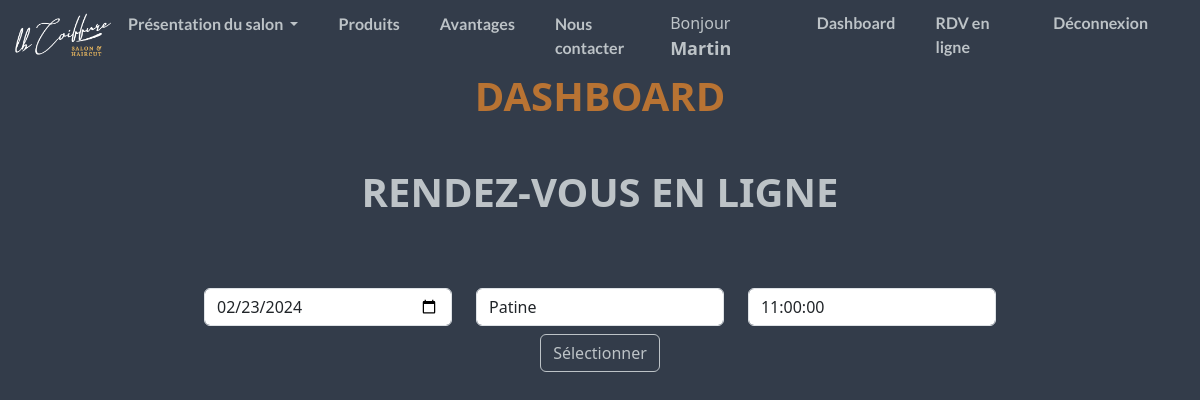
The app's page /controllers/dashboard/appointment/update-ctrl.php?id=8 (signed in) with its own data.
### tables this page shows
CREATE TABLE `appointments` (
  `id_appointment` int NOT NULL,
  `appointment_date` date DEFAULT NULL,
  `id_user` int NOT NULL,
  `id_timeslot` int NOT NULL
);

CREATE TABLE `services` (
  `id_service` int NOT NULL,
  `type` varchar(50) DEFAULT NULL,
  `picture` varchar(255) DEFAULT NULL,
  `price` decimal(5,2) DEFAULT NULL,
  `created_at` datetime DEFAULT CURRENT_TIMESTAMP,
  `updated_at` datetime DEFAULT CURRENT_TIMESTAMP
);

CREATE TABLE `timeslots` (
  `id_timeslot` int NOT NULL,
  `slot` time DEFAULT NULL
);

### controllers/dashboard/appointment/update-ctrl.php (called while the page is built, shortened)
<?php
require_once __DIR__ . '/../../../models/Appointment.php';
$id_appointment = filter_input(INPUT_GET,'id');
$updateApp = new Appointment();
$updateApp->setIdAppointment($id_appointment);
$data = $updateApp->getOneAppointment();
include __DIR__ . '/../../../views/templates/header_dashboard.php';
include __DIR__ . '/../../../views/dashboard/appointment/update.php';
include __DIR__ . '/../../../views/templates/footer_dashboard.php';

### models/Appointment.php (called while the page is built, shortened)
<?php
class Appointment
{
    private ?int $id_appointment;
    public function getIdAppointment(): int
    {
        return $this->id_appointment;
    }
    public function setIdAppointment(int $id_appointment): void
    {
        $this->id_appointment = $id_appointment;
    }
    public function getOneAppointment() {
        $pdo = Database::connect();
        $sql = 'SELECT
        -- appointments
        `appointments`.`appointment_date` AS appointment_date,
        -- timeslot
        `timeslots`.`slot` AS timeslot,
        -- service
        `services`.`type` AS service_type
        FROM
        `appointments`
        JOIN `timeslots` ON `appointments`.`id_timeslot` = `timeslots`.`id_timeslot`
        JOIN  `appointments_services` ON `appointments_services`.`id_appointment` = `appointments`.`id_appointment`
        JOIN  `services` ON `appointments_services`.`id_service` = `services`.`id_service`
        WHERE `appointments`.`id_appointment` = :id_appointment;';
        $sth = $pdo->prepare($sql);
        $sth->bindValue(':id_appointment', $this->getIdAppointment());
        $sth->execute();
        $appointments = $sth->fetch(PDO::FETCH_OBJ);
        return $appointments;
    }
}

### views/dashboard/appointment/update.php (the view, shortened to what this page needs)
<h1 class="font-title text-center fw-bold mt-5">RENDEZ-VOUS EN LIGNE</h1>
<div class="row pt-3 mb-5">
    <div class="col-lg-8 offset-lg-2 col-12 pt-5">
        <form method="POST" id="formUser">
            <div class="form-group">
                <div class="row">
                    <div class="col-md-4">
                        <input type="date" name="appointment_date" id="appointment_date" class="form-control" value="<?= $data->appointment_date ?>">
                    </div>
                    <div class="col-md-4">
                        <select name="service" id="service" class="form-control">
                            <option value="<?= $data->service_type ?>" selected><?= $data->service_type ?></option>
                        </select>
                    </div>
                    <div class="col-md-4">
                        <select name="timeslot" id="timeslot" class="form-control">
                            <option value="<?= $data->timeslot ?>" selected><?= $data->timeslot ?></option>
                        </select>
                    </div>
                </div>
            </div>
            <div class="mt-2 text-center">
                <button type="submit" class="btn btn-form">Sélectionner</button>
            </div>
        </form>
    </div>
</div>

### public/assets/css/style.css (style rules this page uses)
body { background-color: #333C4A; margin: 0px; padding: 0px; }
.font-title { color: #BDC3C7; }
::placeholder { font-size: 80%; }
.btn-form { background: #333C4A; color: #BDC3C7; border: 1px solid; }

### records on screen
appointments: appointment_date "02/23/2024", service "Patine", timeslot "11:00:00"

### other values on screen
$_SESSION['firstname'] "Martin"
